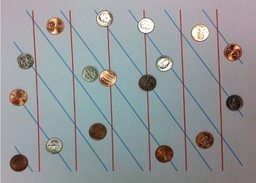
#> input picture hough.jpg, 256 x 183 px, shrunk from 666 x 477 before the run
$ python hough.py
#> lines starting #> are read from the running program, lines starting #| are printed output that depends on the picture; after the words box and inside, x2 and y2 are one past the last pixel; in counts of white or black regions, pixels touching at a corner belong together
# -*- coding: utf-8 -*-
"""
Created on Tue Nov 27 10:09:40 2018

@author: Shubhra Jayant
"""

import cv2
import numpy as np
import matplotlib.pyplot as plt
import math
img = cv2.imread('hough.jpg')
#> img is the input picture: shape (183, 256, 3); mean B, G, R 152.8, 150.8, 147.3
image = cv2.imread('hough.jpg',0)
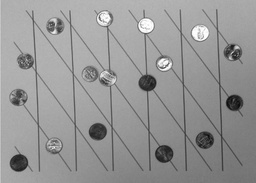
#> image: shape (183, 256); min 11, max 255, mean 150

#blur = cv2.blur(img_b,(5,5))

def kernel_y():
	yMatrix = np.zeros((3, 3))
	yMatrix[0,0]= 1
	yMatrix[0,1]= 2
	yMatrix[0,2]= 1
	yMatrix[1,0]= 0
	yMatrix[1,1]= 0
	yMatrix[1,2]= 0
	yMatrix[2,0]= -1
	yMatrix[2,1]= -2
	yMatrix[2,2]= -1

	Gy = conv(yMatrix, image)
	return Gy

def kernel_x():
	xMatrix = np.zeros((3, 3))
	xMatrix[0,0]= 1
	xMatrix[0,1]= 0
	xMatrix[0,2]= -1
	xMatrix[1,0]= 2
	xMatrix[1,1]= 0
	xMatrix[1,2]= -2
	xMatrix[2,0]= 1
	xMatrix[2,1]= 0
	xMatrix[2,2]= -1

	print (xMatrix)

	Gx = conv(xMatrix, image) # Gx = img_conv
#> after the loop in conv, `for i in range (start_h, r):`:
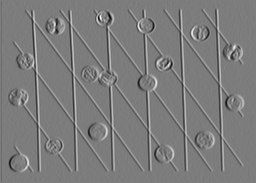
#> img_conv: shape (183, 256) float64; min -572, max 594, mean -1.4; drawn with min black and max white
	return Gx

def gradeMag(Gx,Gy):

	img_edge = np.zeros(Gx.shape)
	img_x_sq = np.zeros(Gx.shape)
	for i in range (0,Gx.shape[0]):
		for j in range(0,Gx.shape[1]):
			img_edge[i][j] = math.sqrt(Gx[i][j]**2 + Gy[i][j]**2)


	return img_edge


def conv(X, img):
	img_conv = np.zeros(img.shape)
	X = X[::-1, ::-1]
	img_h = img.shape[0]
	img_w = img.shape[1]
	print(X)

	X_h = X.shape[0]
	X_w = X.shape[1]

	start_h = 1
	start_w = 1

	r = img_h -1
	s = img_w -1

	for i in range (start_h, r):
		for j in range (start_w, s):
			con = 0
			for m in range(0, X.shape[0]):
				for n in range(0, X.shape[1]):
					con = con +  X[m][n] * img[i-start_h+m][j-start_w+n]
					img_conv[i][j] = con
	return img_conv

Gx = kernel_x()
Gy = kernel_y()
#> after the loop in conv (call 2), `for i in range (start_h, r):`:
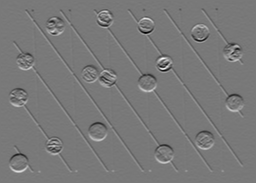
#> img_conv: shape (183, 256) float64; min -606, max 665, mean -1.7; drawn with min black and max white
edges= gradeMag(Gx,Gy)
#> after the loop in gradeMag, `for i in range (0,Gx.shape[0]):`:
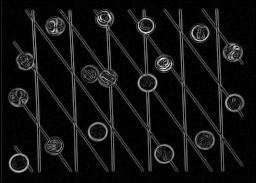
#> img_edge: shape (183, 256) float64; min 0, max 682.4, mean 49.9; drawn with min black and max white
cv2.imwrite('edges.jpg',edges)
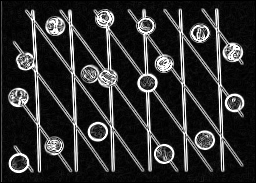
#> saved as edges.jpg: shape (183, 256); min 0, max 255, mean 46.9

e = np.zeros((edges.shape))
for i in range(e.shape[0]):
    for j in range(e.shape[1]):
        if edges[i][j]>120:
            e[i][j] = 255
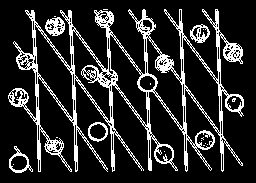
#> e: shape (183, 256) float64; 16.6% white in thin lines or dots, all inside (x1, y1, x2, y2) = (8, 9, 244, 173)

cv2.imwrite('edges.jpg',e)
edges = e


rho=[]
thetaa = []


#rhoSHT = np.array()
def hough_op(img,T):
    theta = np.arange(0,180)
    r,c = img.shape
    rho_l = int(2*(np.ceil(np.sqrt((r-1)**2 + (c-1)**2))))
    rho_len = rho_l #+1
    H = np.zeros((rho_len, len(theta)))
    #print("initial H ",H)

    for i in range(r):
        for j in range(c):
            if img[i][j]==255:
                for t in theta:
                    p = j* np.cos((t*(np.pi/180))) + i * np.sin((t*(np.pi/180)))
                    p = round((p))# + (rho_len/2))
                    #print("rho ",p, "for theta ",t)


                    H[int(p)][t] = H[int(p)][t] + 1
                    if H[int(p)][t] >= T:
                        rho.append(int(p))
                        #print("rho ",rho)
                        #a = input("do next")
                        thetaa.append(t)
                        #print("value of H for rho ",int(p),H[int(p)][t])
                        #a = input("do next")

                        #print(rho)


    return (rho,thetaa,H)
T = 170
rho, thetaa, H = hough_op(edges,T)
#> after the loop in hough_op, `for i in range(r):`:
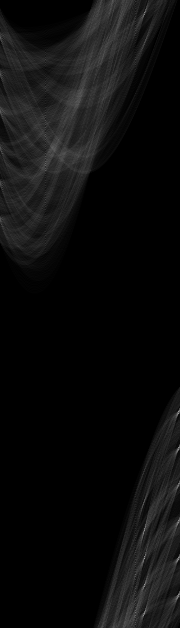
#> H: shape (628, 180) float64; min 0, max 164, mean 12.4

cv2.imwrite("sigma.jpg",H)
#vot_mat = np.zeros((rho.shape[0],theta.shape[0]))


for i in range(len(rho)):
    rh = rho[i]
    theta = np.deg2rad(thetaa[i])
    a = np.cos(theta)
    b = np.sin(theta)
    x0 = a*rh
    y0 = b*rh
    x1 = int(x0 + 1000*(-b))
    y1 = int(y0 + 1000*(a))
    x2 = int(x0 - 1000*(-b))
    y2 = int(y0 - 1000*(a))
    print("Theta: "+str(theta))
    #if theta> 3.10:
    #    cv2.line(img,(x1,y1),((x2),y2),(0,0,255),1)  # used for inclided vertical lines

    if theta < 3.10:
        cv2.line(img,(x1,y1),((x2),y2),(0,0,255),1) #used for detecting vertical lines


#cv2.imwrite('blue_line.jpg',img)
#cv2.imwrite('red_line.jpg',img)
